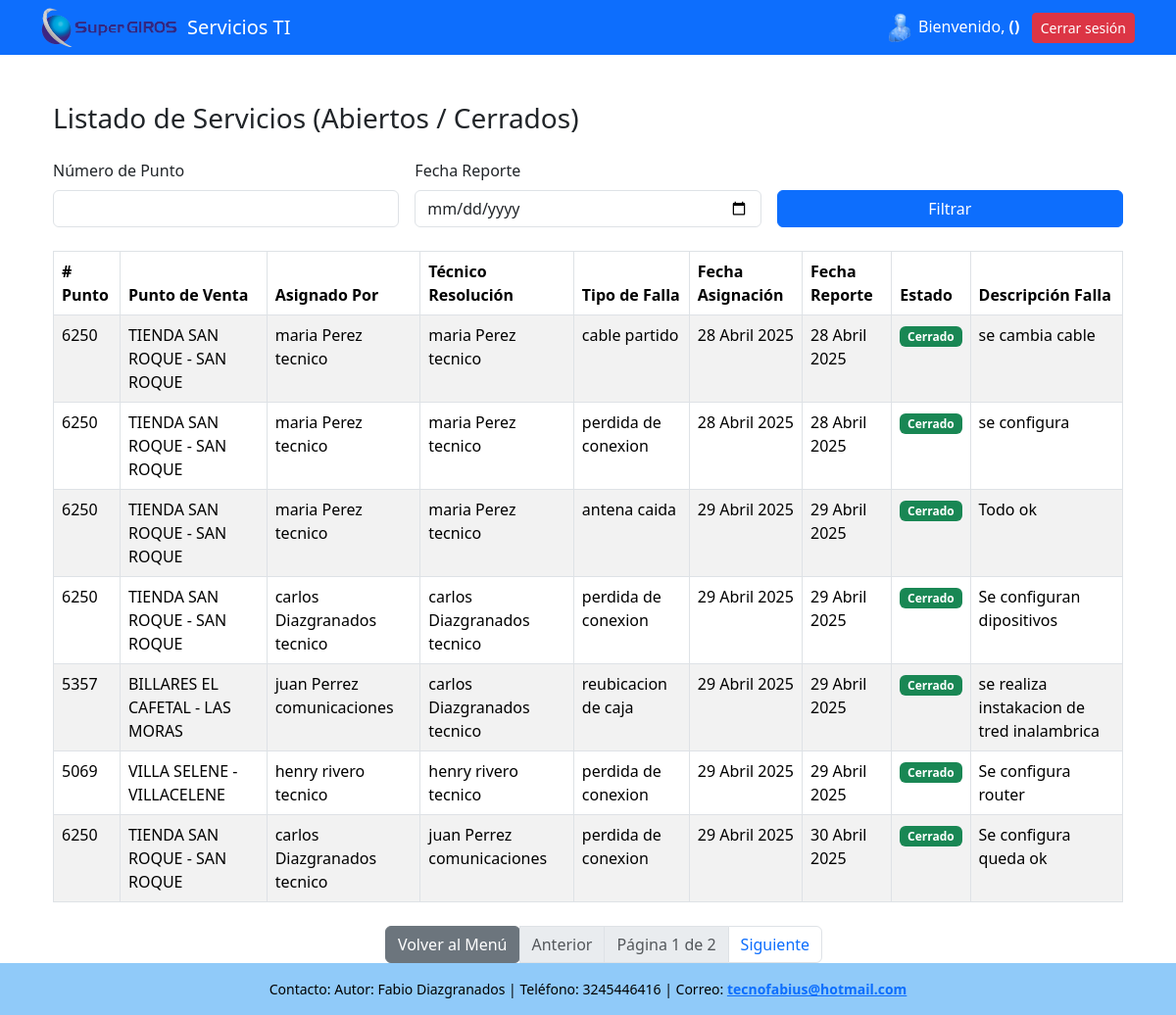
The page /servicios/ (signed in) on the database its author committed.
### servicios_ti/models.py (models this page shows, shortened)
class Usuario(models.Model):
    ROLES = [
        ('administrador', 'Administrador'),
        ('tecnico', 'Técnico'),
        ('comunicaciones', 'Comunicaciones')
    ]
    nombre_usuario= models.CharField(max_length=100)
    apellido = models.CharField(max_length=100)
    rol = models.CharField(max_length=50, choices=ROLES)
    password_usuario = models.CharField(max_length=20)
    email = models.EmailField('correo electrónico', unique=True)
    USERNAME_FIELD = 'nombre_usuario'
    REQUIRED_FIELDS = ['username', 'nombre_completo', 'rol']
    def __str__(self):
        return f"{self.nombre_usuario} {self.apellido} {self.rol}"

class PuntoVenta(models.Model):
    objects = None
    MODALIDAD = [
        ('local', 'Local'),
        ('compumovil', 'Compumovil'),
    ]
    numero_punto = models.PositiveIntegerField(unique=True)
    nombre = models.CharField(max_length=255)
    direccion = models.CharField(max_length=255)
    modalidad = models.CharField(max_length=25, choices=MODALIDAD)
    rango_valor = models.PositiveIntegerField()
    zona = models.ForeignKey(Zona, on_delete=models.CASCADE)  # Relación nueva con Zona

class AsignacionServicio(models.Model):
    ESTADO = [
        ('pendiente', 'Pendiente'),
        ('en_proceso', 'En Proceso'),
        ('finalizado', 'Finalizado'),
    ]
    TIPOFALLA = [
        ('cable partido', 'Cable partido'),
        ('perdida de conexion', 'Pérdida de conexión'),
        ('antena caida', 'Antena caída'),
        ('instalacion de antena', 'Instalación de antena'),
        ('reubicacion de caja', 'Reubicación de caja'),
        ('desmonte dispositivos', 'Desmonte dispositivos'),
        ('inventario', 'Inventario')
    ]
    punto_venta = models.ForeignKey(PuntoVenta, on_delete=models.CASCADE)
    tecnico = models.ForeignKey(
        Usuario,
        on_delete=models.CASCADE,
        limit_choices_to=Q(rol='tecnico') | Q(rol='comunicaciones') | Q(rol='administrador')
    )
    tipo_falla = models.CharField(max_length=255, choices=TIPOFALLA)
    telefono = models.CharField(max_length=15)
    fecha_asignacion = models.DateField()
    estado = models.CharField(max_length=20, choices=ESTADO, default='pendiente')

class ReporteFalla(models.Model):
    asignacion_servicio = models.ForeignKey(AsignacionServicio, on_delete=models.CASCADE)
    descripcion_falla = models.TextField()
    fecha_reporte = models.DateField(auto_now_add=True)
    fecha_resolucion = models.DateField(null=True, blank=True)
    tecnico_resolucion = models.ForeignKey(
        Usuario,
        on_delete=models.CASCADE,
        limit_choices_to=Q(rol='tecnico') | Q(rol='comunicaciones') | Q(rol='administrador')
    )
    estado = models.CharField(max_length=20, choices=[('pendiente', 'Pendiente'), ('resuelto', 'Resuelto')], default='pendiente')

### servicios_ti/views.py (the view)
# urls.py: path('servicios/', views.listar_servicios_estado, name='listar_servicios'),
def listar_servicios_estado(request):
    if 'usuario_id' not in request.session:
        return redirect('login')
    numero_punto = request.GET.get('numero_punto')
    fecha_report = request.GET.get('fecha_report')
    asignaciones = AsignacionServicio.objects.select_related('punto_venta', 'tecnico')
    servicios = []
    for asignacion in asignaciones:
        reporte = ReporteFalla.objects.filter(asignacion_servicio=asignacion).first()
        estado = 'Abierto'
        if reporte and reporte.estado == 'resuelto':
            estado = 'Cerrado'
        item = {
            'numero_punto': asignacion.punto_venta.numero_punto,
            'punto_venta': asignacion.punto_venta.nombre,
            'tecnico_asignado': f"{asignacion.tecnico}",
            'tipo_falla': asignacion.tipo_falla,
            'fecha_asignacion': asignacion.fecha_asignacion,
            'estado': estado,
            'descripcion': reporte.descripcion_falla if reporte else '',
            'tecnico_resolucion': reporte.tecnico_resolucion if reporte else '',
            'fecha_report': reporte.fecha_reporte if reporte else '',
        }
        if numero_punto and str(asignacion.punto_venta.numero_punto) != numero_punto:
            continue
        if fecha_report and (not reporte or str(reporte.fecha_reporte) != fecha_report):
            continue
        servicios.append(item)
    paginator = Paginator(servicios, 7)
    page_number = request.GET.get('page')
    page_obj = paginator.get_page(page_number)
    return render(request, 'listar_servicios.html', {
        'page_obj': page_obj
    })

### servicios_ti/templates/listar_servicios.html (shortened to what this page needs)
{% extends 'base.html' %}
{% block content %}
<div class="container mt-4">
    <h3 class="mb-4">Listado de Servicios (Abiertos / Cerrados)</h3>
    <form method="get" class="row g-3 mb-4">
        <div class="col-md-4">
            <label for="numero_punto" class="form-label">Número de Punto</label>
            <input type="text" name="numero_punto" id="numero_punto" class="form-control"
                   value="{{ request.GET.numero_punto }}">
        </div>
        <div class="col-md-4">
            <label for="fecha_report" class="form-label">Fecha Reporte</label>
            <input type="date" name="fecha_report" id="fecha_report" class="form-control"
                   value="{{ request.GET.fecha_report }}">
        </div>
        <div class="col-md-4 align-self-end">
            <button type="submit" class="btn btn-primary w-100">Filtrar</button>
        </div>
    </form>
    <table class="table table-bordered table-striped">
        <thead>
        <tr>
            <th># Punto</th>
            <th>Punto de Venta</th>
            <th>Asignado Por</th>
            <th>Técnico Resolución</th>
            <th>Tipo de Falla</th>
            <th>Fecha Asignación</th>
            <th>Fecha Reporte</th>
            <th>Estado</th>
            <th>Descripción Falla</th>
        </tr>
        </thead>
        <tbody>
        {% for servicio in page_obj %}
        <tr>
            <td>{{ servicio.numero_punto }}</td>
            <td>{{ servicio.punto_venta }}</td>
            <td>{{ servicio.tecnico_asignado }}</td>
            <td>{{ servicio.tecnico_resolucion }}</td>
            <td>{{ servicio.tipo_falla }}</td>
            <td>{{ servicio.fecha_asignacion }}</td>
            <td>{{ servicio.fecha_report }}</td>
            <td>
                    <span class="badge {% if servicio.estado == 'Cerrado' %}bg-success{% else %}bg-warning{% endif %}">
                        {{ servicio.estado }}
                    </span>
            </td>
            <td>{{ servicio.descripcion }}</td>
        </tr>
        {% empty %}
        <tr>
            <td colspan="9" class="text-center">No hay servicios disponibles.</td>
        </tr>
        {% endfor %}
        </tbody>
    </table>
    <div class="d-flex justify-content-center mt-4">
    <nav>
        <ul class="pagination justify-content-center mb-0">
            <ul>
        <a href="{% url 'menu' %}" class="btn btn-secondary">Volver al Menú</a>
        </ul>
            {% if page_obj.has_previous %}
                <li class="page-item">
                    <a class="page-link" href="?page={{ page_obj.previous_page_number }}{% if request.GET.numero_punto %}&numero_punto={{ request.GET.numero_punto }}{% endif %}{% if request.GET.fecha_report %}&fecha_report={{ request.GET.fecha_report }}{% endif %}">Anterior</a>
                </li>
            {% else %}
                <li class="page-item disabled"><span class="page-link">Anterior</span></li>
            {% endif %}
            <li class="page-item disabled">
                <span class="page-link">Página {{ page_obj.number }} de {{ page_obj.paginator.num_pages }}</span>
            </li>
            {% if page_obj.has_next %}
                <li class="page-item">
                    <a class="page-link" href="?page={{ page_obj.next_page_number }}">Siguiente</a>
                </li>
            {% else %}
                <li class="page-item disabled"><span class="page-link">Siguiente</span></li>
            {% endif %}
        </ul>
    </nav>
</div>
</div>
{% endblock %}

### servicios_ti/templates/base.html (style rules this page uses)
html, body { height: 100%; margin: 0; }

### rows shown on the page
Usuario: numero_punto "6250", punto_venta "TIENDA SAN ROQUE - SAN ROQUE", tecnico_asignado "maria Perez tecnico", tecnico_resolucion "maria Perez tecnico", tipo_falla "cable partido", fecha_asignacion "28 Abril 2025", fecha_report "28 Abril 2025", estado "Cerrado", descripcion "se cambia cable", tipo_falla "perdida de conexion", descripcion "se configura", tipo_falla "antena caida", fecha_asignacion "29 Abril 2025", fecha_report "29 Abril 2025", descripcion "Todo ok"
Usuario: numero_punto "6250", punto_venta "TIENDA SAN ROQUE - SAN ROQUE", tecnico_asignado "carlos Diazgranados tecnico", tecnico_resolucion "carlos Diazgranados tecnico", tipo_falla "perdida de conexion", fecha_asignacion "29 Abril 2025", fecha_report "29 Abril 2025", estado "Cerrado", descripcion "Se configuran dipositivos", numero_punto "5357", punto_venta "BILLARES EL CAFETAL - LAS MORAS", tecnico_asignado "juan Perrez comunicaciones", tipo_falla "reubicacion de caja", descripcion "se realiza instakacion de tred inalambrica"
Usuario: numero_punto "5069", punto_venta "VILLA SELENE - VILLACELENE", tecnico_asignado "henry rivero tecnico", tecnico_resolucion "henry rivero tecnico", tipo_falla "perdida de conexion", fecha_asignacion "29 Abril 2025", fecha_report "29 Abril 2025", estado "Cerrado", descripcion "Se configura router"
Usuario: numero_punto "6250", punto_venta "TIENDA SAN ROQUE - SAN ROQUE", tecnico_asignado "carlos Diazgranados tecnico", tecnico_resolucion "juan Perrez comunicaciones", tipo_falla "perdida de conexion", fecha_asignacion "29 Abril 2025", fecha_report "30 Abril 2025", estado "Cerrado", descripcion "Se configura queda ok"

### other values the page prints
{{ page_obj.number }} "1"
{{ page_obj.paginator.num_pages }} "2"
